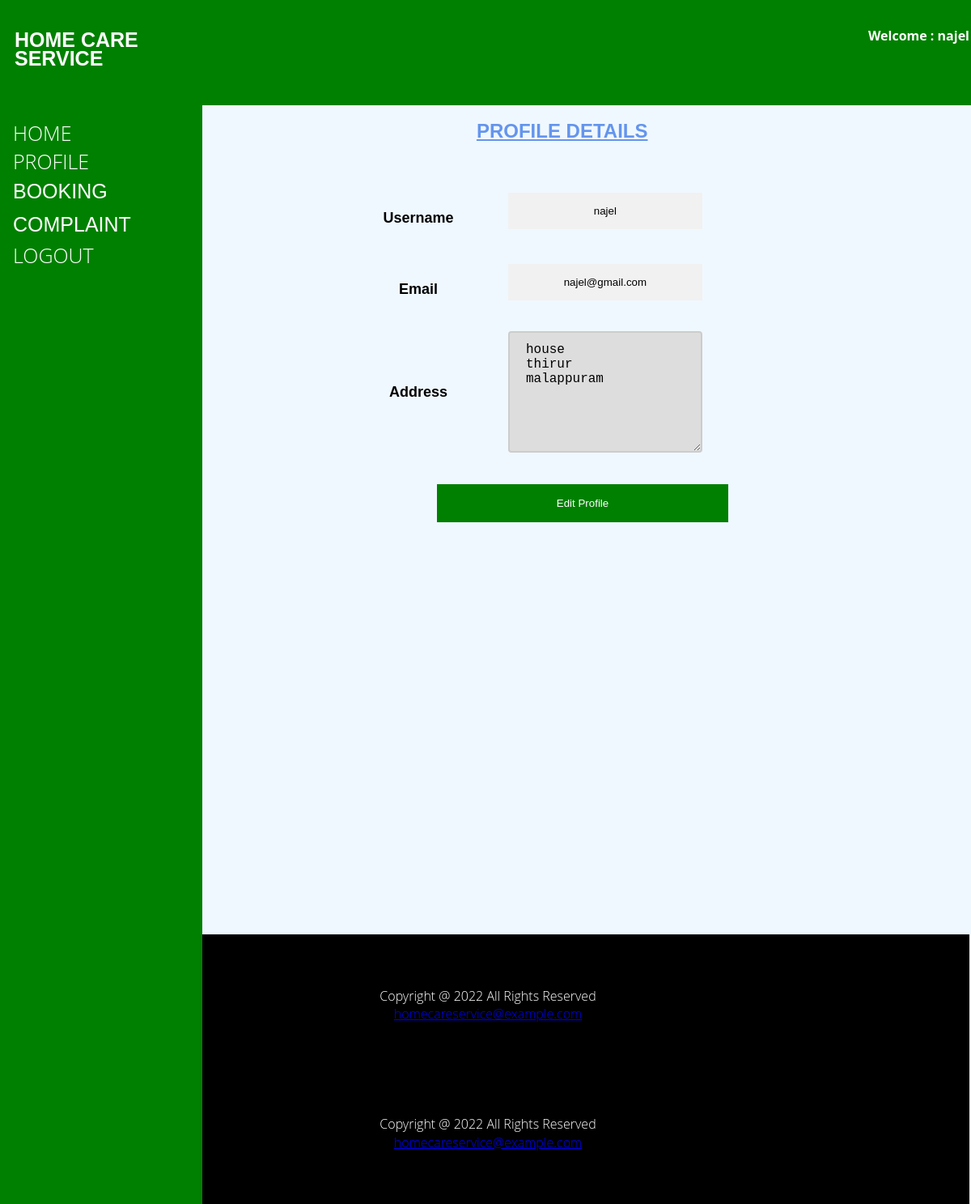
Page /usereditprofile.php (signed in) on the committed database.
### tables this page shows
CREATE TABLE `users` (
  `uusername` text NOT NULL,
  `email` text NOT NULL,
  `address` varchar(100) NOT NULL,
  `upassword` text NOT NULL,
  `date` text NOT NULL,
  `status` varchar(100) NOT NULL
);

### usereditprofile.php (the view, shortened to what this page needs)
<html>
<?php include"userheader.php"?>
<body>
  <form action="usereditprofile.php" method="post">
<div style="margin-left:16%;padding:1px 16px;height:1000px;">
  <h2><u>PROFILE DETAILS</u></h2>
  <td width='80' style='text-align:center;'>
  <?php
  include"dbconfig.php";
  $result = mysqli_query($handle, "SELECT * FROM users WHERE uusername='{$_SESSION['user']}' ");
  echo '<table border="0" cellspacing="2" cellpadding="2">' ;
  while ($row = $result->fetch_assoc())
  {
      $field1name = $row["uusername"];
      $field2name = $row["email"];
      $field3name = $row["address"];
  }
 echo' <div class="container">
  <table class="cent">
  <tr>
    <td><label for="username"><b>Username</b></label></td>
  <td><input type="text" value='.$field1name.' readonly="readonly"></br><td>
</tr>
<tr>
    <td><label for="email"><b>Email</b></label></td>
  <td><input type="text" value='.$field2name.' name="email" id="email" required></br><td>
</tr>
<tr>
    <td><label for="address"><b>Address</b></label></td>
  <td><textarea name="addr" id="addr" required>'.$field3name.'</textarea></br><td>
</tr>
  </table>';
  ?>
<br>
    <button type="editprofile" name="editprof" id="editprof" class="btn">Edit Profile</button><br><br>
    <br><br>
    </div>
<br>
<?php include"footer.php"?>
<?php include"footer.php"?>
  </form>
</body>
</html>

### userheader.php (style rules this page uses)
body { font-family: "Lato", sans-serif; }

### usereditprofile.php (style rules this page uses)
body { font-family: 'Open Sans', sans-serif; font-weight: 300; line-height: 1.42em; color:#A7A1AE; background-color: aliceblue; }
h2 { text-align: center; color: cornflowerblue; font-family: 'Lucida Sans', 'Lucida Sans Regular', 'Lucida Grande', 'Lucida Sans Unicode', Geneva, Verdana, sans-serif; }
input { text-align: center; }
.btn { background-color: green; color: white; padding: 16px 20px; margin: 8px 0; border: none; cursor: pointer; width: 30%; position: absolute; left: 45%; }
input[type=text] { width: 20%; padding: 15px; margin: 5px 0 22px 0; display: inline-block; border: none; background: #f1f1f1; }
table { font-family: 'Franklin Gothic Medium', 'Arial Narrow', Arial, sans-serif; border: 1px solid; border-collapse: collapse; width: 100%; border: none; font-size: large; color: black; }
th, td { padding: 8px; text-align: center; border: 1px solid; border-bottom: 1px solid #ddd; border: none; }
.container { padding: 16px; font-family: Arial, Helvetica, sans-serif; }
.cent { margin-left: auto; margin-right: auto; padding: 16px 20px; width: 50%; }
input[type=text], input[type=password] { width: 75%; padding: 15px; margin: 5px 0 22px 0; display: inline-block; border: none; background: #f1f1f1; }
textarea { width: 75%; height: 150px; padding: 12px 20px; box-sizing: border-box; border: 2px solid #ccc; border-radius: 4px; background-color: #ddd; font-size: 16px; outline: none; }

### rows in the picture
users: uusername "najel", email "najel@gmail.com", addr "house thirur malappuram"

### other values in the picture
$_SESSION['user'] "najel"
